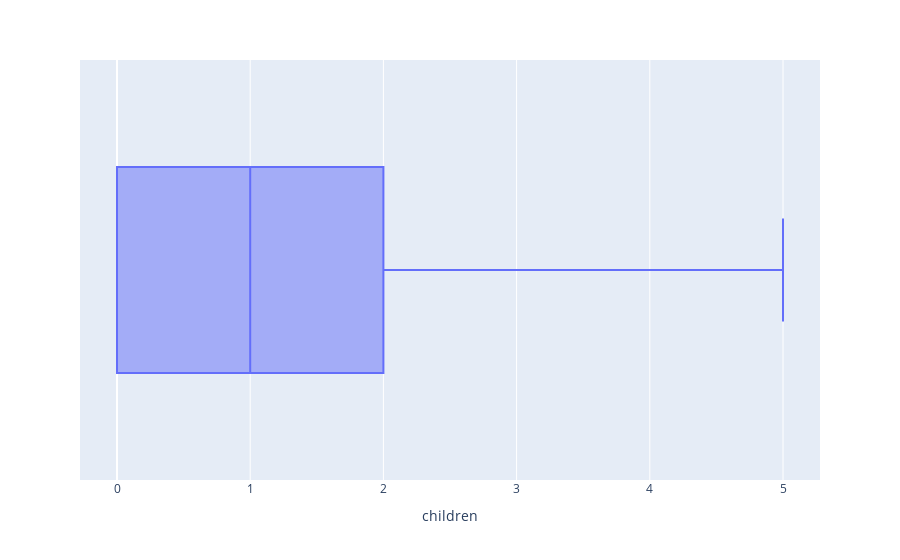

Here is the notebook cell this chart was saved with:
### Code cell
px.box(data_frame=df_eda,x="children")

### Figure 1 — Plotly figure (JSON) as saved in the notebook; plotly's stock layout.template omitted (floating-point values rounded to 4 significant figures; data arrays with more than 128 entries replaced by an {"elided": "..."} marker saying what was removed)
{"data": [{"alignmentgroup": "True", "hovertemplate": "children=%{x}<extra></extra>", "legendgroup": "", "marker": {"color": "#636efa"}, "name": "", "notched": false, "offsetgroup": "", "orientation": "h", "showlegend": false, "type": "box", "x": {"elided": "1337 int values"}, "x0": " ", "xaxis": "x", "y0": " ", "yaxis": "y"}], "layout": {"boxmode": "group", "legend": {"tracegroupgap": 0}, "margin": {"t": 60}, "xaxis": {"anchor": "y", "domain": [0, 1], "title": {"text": "children"}}, "yaxis": {"anchor": "x", "domain": [0, 1]}}}
